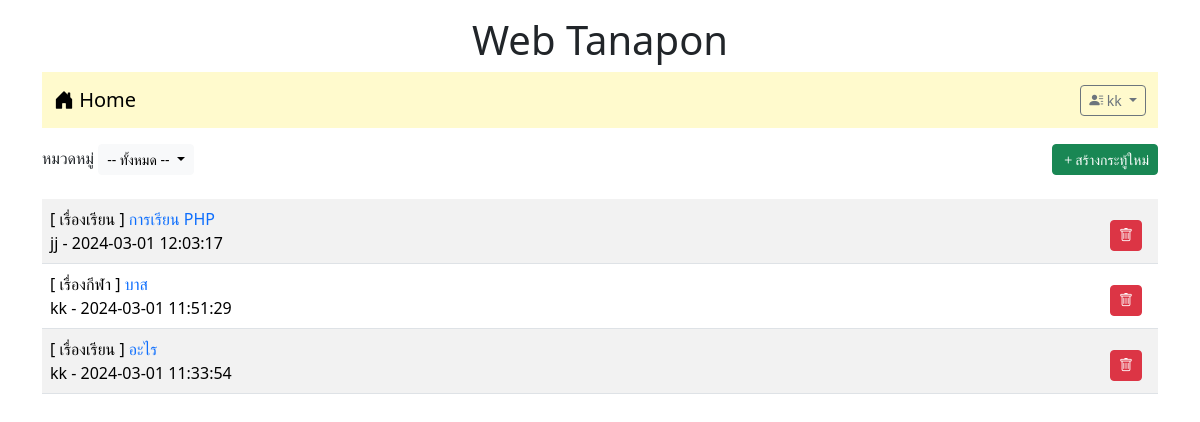
/index.php (signed in), run on the app's committed database.
### tables this page shows
CREATE TABLE `post` (
  `id` int(11) NOT NULL,
  `title` varchar(128) NOT NULL,
  `content` varchar(2048) NOT NULL,
  `post_date` datetime NOT NULL,
  `cat_id` int(11) NOT NULL,
  `user_id` int(11) NOT NULL
);

CREATE TABLE `category` (
  `id` int(11) NOT NULL,
  `name` varchar(32) NOT NULL
);

CREATE TABLE `user` (
  `id` int(11) NOT NULL,
  `login` varchar(32) NOT NULL,
  `password` varchar(64) NOT NULL,
  `name` varchar(64) NOT NULL,
  `gender` char(1) NOT NULL,
  `email` varchar(32) NOT NULL,
  `role` char(1) NOT NULL
);

### index.php (the view, shortened to what this page needs)
<!DOCTYPE html>
<html lang="en">
<head>
    <link href="https://cdn.jsdelivr.net/npm/bootstrap@5.3.2/dist/css/bootstrap.min.css" rel="stylesheet">
    <link rel="stylesheet" href="https://cdn.jsdelivr.net/npm/bootstrap-icons@1.11.3/font/bootstrap-icons.min.css">
</head>
<body>
    <div class="container-lg">
    <h1 style="text-align: center;" class="mt-3"> Web Tanapon</h1>
    <?php include "nav.php"?>
<div class="mt-3 d-flex justify-content-between">
    <div>
    <label>หมวดหมู่</label>
    <span class="dropdown">
  <button class="btn btn-light btn-sm dropdown-toggle" type="button" data-bs-toggle="dropdown" aria-expanded="false">
    -- ทั้งหมด --
  </button>
</span>
    </div>
    <?php
if(isset($_SESSION['id'])) {
?>
<div><a href="newpost.php" class="btn btn-success btn-sm">
    <i class='bi bi-plus'></i>สร้างกระทู้ใหม่</a></div>
<?php } ?>
</div>
    <table class="table table-striped mt-4">
    <?php
     $conn= new PDO("mysql:host=localhost;dbname=webboard;charset=utf8","root","");
     $sql="SELECT t3.name,t1.title,t1.id,t2.login,t1.post_date FROM post as t1
     INNER JOIN user as t2 ON (t1.user_id=t2.id)
     INNER JOIN category as t3 ON (t1.cat_id=t3.id) ORDER BY t1.post_date DESC";
    $result=$conn->query($sql);
    while($row = $result->fetch())
    {
        echo "<tr><td class='d-flex justify-content-between'>
        <div>[ $row[0] ] <a href=post.php?id=$row[2]
        style=text-decoration:none > $row[1]</a><br>$row[3] - $row[4]</div>";
    if(isset($_SESSION['id'])&& $_SESSION['role']=='a')
    {
        echo "<div class='me-2 mt-2 align-self-center'>
            <a href=delete.php?id=$row[2]
            class='btn btn-danger btn-sm ' onclick='return myFunction()'><i class ='bi bi-trash'></i></a>
        </div>";
    }
    echo "</td></tr>";
    }
    ?>
    </table>
</div>
</body>
</html>

### data on the page
post: category.name "เรื่องเรียน", title "การเรียน PHP", user.login "jj", post_date "2024-03-01 12:03:17"
post: category.name "เรื่องกีฬา", title "บาส", user.login "kk", post_date "2024-03-01 11:51:29"
post: category.name "เรื่องเรียน", title "อะไร", user.login "kk", post_date "2024-03-01 11:33:54"

### other printed values
$_SESSION['username'] "kk"
